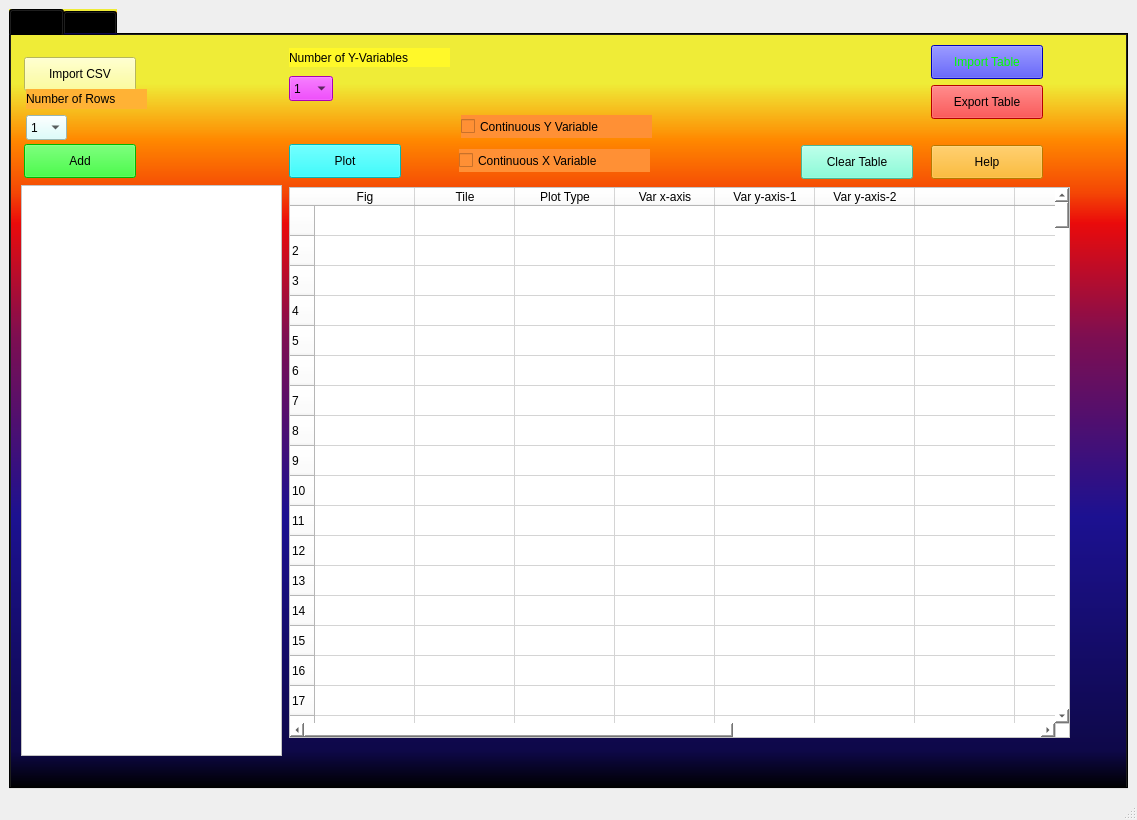
<?xml version="1.0" encoding="UTF-8"?>
<ui version="4.0">
 <class>MainWindow</class>
 <widget class="QMainWindow" name="MainWindow">
  <property name="geometry">
   <rect>
    <x>0</x>
    <y>0</y>
    <width>1137</width>
    <height>820</height>
   </rect>
  </property>
  <property name="windowTitle">
   <string>MainWindow</string>
  </property>
  <widget class="QWidget" name="centralwidget">
   <layout class="QGridLayout" name="gridLayout">
    <item row="0" column="0">
     <widget class="QTabWidget" name="tab_widget">
      <property name="styleSheet">
       <string notr="true">background-color: rgb(85, 170, 255);
background-color: qlineargradient(spread:pad, x1:0, y1:1, x2:0, y2:0, stop:0 rgba(0, 0, 0, 255), stop:0.05 rgba(14, 8, 73, 255), stop:0.36 rgba(28, 17, 145, 255), stop:0.6 rgba(126, 14, 81, 255), stop:0.75 rgba(234, 11, 11, 255), stop:0.79 rgba(244, 70, 5, 255), stop:0.86 rgba(255, 136, 0, 255), stop:0.935 rgba(239, 236, 55, 255));</string>
      </property>
      <property name="currentIndex">
       <number>0</number>
      </property>
      <widget class="QWidget" name="tab">
       <attribute name="title">
        <string>Tab 1</string>
       </attribute>
       <widget class="QPushButton" name="import_button">
        <property name="geometry">
         <rect>
          <x>13</x>
          <y>22</y>
          <width>112</width>
          <height>34</height>
         </rect>
        </property>
        <property name="sizePolicy">
         <sizepolicy hsizetype="Fixed" vsizetype="Fixed">
          <horstretch>0</horstretch>
          <verstretch>0</verstretch>
         </sizepolicy>
        </property>
        <property name="styleSheet">
         <string notr="true">background-color: rgb(255, 255, 127);</string>
        </property>
        <property name="text">
         <string>Import CSV</string>
        </property>
       </widget>
       <widget class="QPushButton" name="add_button">
        <property name="geometry">
         <rect>
          <x>13</x>
          <y>109</y>
          <width>112</width>
          <height>34</height>
         </rect>
        </property>
        <property name="sizePolicy">
         <sizepolicy hsizetype="Fixed" vsizetype="Fixed">
          <horstretch>0</horstretch>
          <verstretch>0</verstretch>
         </sizepolicy>
        </property>
        <property name="styleSheet">
         <string notr="true">background-color: rgb(0, 255, 0);
border-color: rgb(0, 0, 0);
gridline-color: rgb(0, 170, 255);</string>
        </property>
        <property name="text">
         <string>Add</string>
        </property>
       </widget>
       <widget class="QPushButton" name="plot_button">
        <property name="geometry">
         <rect>
          <x>278</x>
          <y>109</y>
          <width>112</width>
          <height>34</height>
         </rect>
        </property>
        <property name="sizePolicy">
         <sizepolicy hsizetype="Fixed" vsizetype="Fixed">
          <horstretch>0</horstretch>
          <verstretch>0</verstretch>
         </sizepolicy>
        </property>
        <property name="palette">
         <palette>
          <active>
           <colorrole role="WindowText">
            <brush brushstyle="SolidPattern">
             <color alpha="255">
              <red>0</red>
              <green>255</green>
              <blue>255</blue>
             </color>
            </brush>
           </colorrole>
           <colorrole role="Button">
            <brush brushstyle="SolidPattern">
             <color alpha="255">
              <red>0</red>
              <green>255</green>
              <blue>255</blue>
             </color>
            </brush>
           </colorrole>
           <colorrole role="Light">
            <brush brushstyle="SolidPattern">
             <color alpha="255">
              <red>0</red>
              <green>255</green>
              <blue>255</blue>
             </color>
            </brush>
           </colorrole>
           <colorrole role="Midlight">
            <brush brushstyle="SolidPattern">
             <color alpha="255">
              <red>0</red>
              <green>255</green>
              <blue>255</blue>
             </color>
            </brush>
           </colorrole>
           <colorrole role="BrightText">
            <brush brushstyle="SolidPattern">
             <color alpha="255">
              <red>0</red>
              <green>255</green>
              <blue>255</blue>
             </color>
            </brush>
           </colorrole>
           <colorrole role="Base">
            <brush brushstyle="SolidPattern">
             <color alpha="255">
              <red>0</red>
              <green>255</green>
              <blue>255</blue>
             </color>
            </brush>
           </colorrole>
           <colorrole role="Window">
            <brush brushstyle="SolidPattern">
             <color alpha="255">
              <red>0</red>
              <green>255</green>
              <blue>255</blue>
             </color>
            </brush>
           </colorrole>
           <colorrole role="AlternateBase">
            <brush brushstyle="SolidPattern">
             <color alpha="255">
              <red>0</red>
              <green>255</green>
              <blue>255</blue>
             </color>
            </brush>
           </colorrole>
          </active>
          <inactive>
           <colorrole role="WindowText">
            <brush brushstyle="SolidPattern">
             <color alpha="255">
              <red>0</red>
              <green>255</green>
              <blue>255</blue>
             </color>
            </brush>
           </colorrole>
           <colorrole role="Button">
            <brush brushstyle="SolidPattern">
             <color alpha="255">
              <red>0</red>
              <green>255</green>
              <blue>255</blue>
             </color>
            </brush>
           </colorrole>
           <colorrole role="Light">
            <brush brushstyle="SolidPattern">
             <color alpha="255">
              <red>0</red>
              <green>255</green>
              <blue>255</blue>
             </color>
            </brush>
           </colorrole>
           <colorrole role="Midlight">
            <brush brushstyle="SolidPattern">
             <color alpha="255">
              <red>0</red>
              <green>255</green>
              <blue>255</blue>
             </color>
            </brush>
           </colorrole>
           <colorrole role="BrightText">
            <brush brushstyle="SolidPattern">
             <color alpha="255">
              <red>0</red>
              <green>255</green>
              <blue>255</blue>
             </color>
            </brush>
           </colorrole>
           <colorrole role="Base">
            <brush brushstyle="SolidPattern">
             <color alpha="255">
              <red>0</red>
              <green>255</green>
              <blue>255</blue>
             </color>
            </brush>
           </colorrole>
           <colorrole role="Window">
            <brush brushstyle="SolidPattern">
             <color alpha="255">
              <red>0</red>
              <green>255</green>
              <blue>255</blue>
             </color>
            </brush>
           </colorrole>
           <colorrole role="AlternateBase">
            <brush brushstyle="SolidPattern">
             <color alpha="255">
              <red>0</red>
              <green>255</green>
              <blue>255</blue>
             </color>
            </brush>
           </colorrole>
          </inactive>
          <disabled>
           <colorrole role="WindowText">
            <brush brushstyle="SolidPattern">
             <color alpha="255">
              <red>120</red>
              <green>120</green>
              <blue>120</blue>
             </color>
            </brush>
           </colorrole>
           <colorrole role="Button">
            <brush brushstyle="SolidPattern">
             <color alpha="255">
              <red>0</red>
              <green>255</green>
              <blue>255</blue>
             </color>
            </brush>
           </colorrole>
           <colorrole role="Light">
            <brush brushstyle="SolidPattern">
             <color alpha="255">
              <red>0</red>
              <green>255</green>
              <blue>255</blue>
             </color>
            </brush>
           </colorrole>
           <colorrole role="Midlight">
            <brush brushstyle="SolidPattern">
             <color alpha="255">
              <red>0</red>
              <green>255</green>
              <blue>255</blue>
             </color>
            </brush>
           </colorrole>
           <colorrole role="BrightText">
            <brush brushstyle="SolidPattern">
             <color alpha="255">
              <red>0</red>
              <green>255</green>
              <blue>255</blue>
             </color>
            </brush>
           </colorrole>
           <colorrole role="Base">
            <brush brushstyle="SolidPattern">
             <color alpha="255">
              <red>0</red>
              <green>255</green>
              <blue>255</blue>
             </color>
            </brush>
           </colorrole>
           <colorrole role="Window">
            <brush brushstyle="SolidPattern">
             <color alpha="255">
              <red>0</red>
              <green>255</green>
              <blue>255</blue>
             </color>
            </brush>
           </colorrole>
           <colorrole role="AlternateBase">
            <brush brushstyle="SolidPattern">
             <color alpha="255">
              <red>0</red>
              <green>255</green>
              <blue>255</blue>
             </color>
            </brush>
           </colorrole>
          </disabled>
         </palette>
        </property>
        <property name="cursor">
         <cursorShape>ArrowCursor</cursorShape>
        </property>
        <property name="mouseTracking">
         <bool>false</bool>
        </property>
        <property name="styleSheet">
         <string notr="true">background-color: rgb(0, 255, 255);

font: 63 8pt &quot;Yu Gothic UI Semibold&quot;;</string>
        </property>
        <property name="text">
         <string>Plot</string>
        </property>
       </widget>
       <widget class="QListWidget" name="list_widget">
        <property name="geometry">
         <rect>
          <x>10</x>
          <y>150</y>
          <width>261</width>
          <height>571</height>
         </rect>
        </property>
        <property name="sizePolicy">
         <sizepolicy hsizetype="Fixed" vsizetype="MinimumExpanding">
          <horstretch>0</horstretch>
          <verstretch>0</verstretch>
         </sizepolicy>
        </property>
        <property name="styleSheet">
         <string notr="true">background-color: rgb(255, 255, 255);</string>
        </property>
        <property name="selectionMode">
         <enum>QAbstractItemView::MultiSelection</enum>
        </property>
       </widget>
       <widget class="QTableWidget" name="table_widget">
        <property name="geometry">
         <rect>
          <x>278</x>
          <y>152</y>
          <width>781</width>
          <height>551</height>
         </rect>
        </property>
        <property name="styleSheet">
         <string notr="true">background-color: rgb(255, 255, 255);
</string>
        </property>
        <property name="dragEnabled">
         <bool>false</bool>
        </property>
        <property name="rowCount">
         <number>500</number>
        </property>
        <row>
         <property name="text">
          <string/>
         </property>
        </row>
        <row/>
        <row/>
        <row/>
        <row/>
        <row/>
        <row/>
        <row/>
        <row/>
        <row/>
        <row/>
        <row/>
        <row/>
        <row/>
        <row/>
        <row/>
        <row/>
        <row/>
        <row/>
        <row/>
        <row/>
        <row/>
        <row/>
        <row/>
        <row/>
        <row/>
        <row/>
        <row/>
        <row/>
        <row/>
        <row/>
        <row/>
        <row/>
        <row/>
        <row/>
        <row/>
        <row/>
        <row/>
        <row/>
        <row/>
        <row/>
        <row/>
        <row/>
        <row/>
        <row/>
        <row/>
        <row/>
        <row/>
        <row/>
        <row/>
        <row/>
        <row/>
        <row/>
        <row/>
        <row/>
        <row/>
        <row/>
        <row/>
        <row/>
        <row/>
        <row/>
        <row/>
        <row/>
        <row/>
        <row/>
        <row/>
        <row/>
        <row/>
        <row/>
        <row/>
        <row/>
        <row/>
        <row/>
        <row/>
        <row/>
        <row/>
        <row/>
        <row/>
        <row/>
        <row/>
        <row/>
        <row/>
        <row/>
        <row/>
        <row/>
        <row/>
        <row/>
        <row/>
        <row/>
        <row/>
        <row/>
        <row/>
        <row/>
        <row/>
        <row/>
        <row/>
        <row/>
        <row/>
        <row/>
        <row/>
        <row/>
        <row/>
        <row/>
        <row/>
        <row/>
        <row/>
        <row/>
        <row/>
        <row/>
        <row/>
        <row/>
        <row/>
        <row/>
        <row/>
        <row/>
        <row/>
        <row/>
        <row/>
        <row/>
        <row/>
        <row/>
        <row/>
        <row/>
        <row/>
        <row/>
        <row/>
        <row/>
        <row/>
        <row/>
        <row/>
        <row/>
        <row/>
        <row/>
        <row/>
        <row/>
        <row/>
        <row/>
        <row/>
        <row/>
        <row/>
        <row/>
        <row/>
        <row/>
        <row/>
        <row/>
        <row/>
        <row/>
        <row/>
        <row/>
        <row/>
        <row/>
        <row/>
        <row/>
        <row/>
        <row/>
        <row/>
        <row/>
        <row/>
        <row/>
        <row/>
        <row/>
        <row/>
        <row/>
        <row/>
        <row/>
        <row/>
        <row/>
        <row/>
        <row/>
        <row/>
        <row/>
        <row/>
        <row/>
        <row/>
        <row/>
        <row/>
        <row/>
        <row/>
        <row/>
        <row/>
        <row/>
        <row/>
        <row/>
        <row/>
        <row/>
        <row/>
        <row/>
        <row/>
        <row/>
        <row/>
        <row/>
        <row/>
        <row/>
        <row/>
        <row/>
        <row/>
        <row/>
        <row/>
        <row/>
        <row/>
        <row/>
        <row/>
        <row/>
        <row/>
        <row/>
        <row/>
        <row/>
        <row/>
        <row/>
        <row/>
        <row/>
        <row/>
        <row/>
        <row/>
        <row/>
        <row/>
        <row/>
        <row/>
        <row/>
        <row/>
        <row/>
        <row/>
        <row/>
        <row/>
        <row/>
        <row/>
        <row/>
        <row/>
        <row/>
        <row/>
        <row/>
        <row/>
        <row/>
        <row/>
        <row/>
        <row/>
        <row/>
        <row/>
        <row/>
        <row/>
        <row/>
        <row/>
        <row/>
        <row/>
        <row/>
        <row/>
        <row/>
        <row/>
        <row/>
        <row/>
        <row/>
        <row/>
        <row/>
        <row/>
        <row/>
        <row/>
        <row/>
        <row/>
        <row/>
        <row/>
        <row/>
        <row/>
        <row/>
        <row/>
        <row/>
        <row/>
        <row/>
        <row/>
        <row/>
        <row/>
        <row/>
        <row/>
        <row/>
        <row/>
        <row/>
        <row/>
        <row/>
        <row/>
        <row/>
        <row/>
        <row/>
        <row/>
        <row/>
        <row/>
        <row/>
        <row/>
        <row/>
        <row/>
        <row/>
        <row/>
        <row/>
        <row/>
        <row/>
        <row/>
        <row/>
        <row/>
        <row/>
        <row/>
        <row/>
        <row/>
        <row/>
        <row/>
        <row/>
        <row/>
        <row/>
        <row/>
        <row/>
        <row/>
        <row/>
        <row/>
        <row/>
        <row/>
        <row/>
        <row/>
        <row/>
        <row/>
        <row/>
        <row/>
        <row/>
        <row/>
        <row/>
        <row/>
        <row/>
        <row/>
        <row/>
        <row/>
        <row/>
        <row/>
        <row/>
        <row/>
        <row/>
        <row/>
        <row/>
        <row/>
        <row/>
        <row/>
        <row/>
        <row/>
        <row/>
        <row/>
        <row/>
        <row/>
        <row/>
        <row/>
        <row/>
        <row/>
        <row/>
        <row/>
        <row/>
        <row/>
        <row/>
        <row/>
        <row/>
        <row/>
        <row/>
        <row/>
        <row/>
        <row/>
        <row/>
        <row/>
        <row/>
        <row/>
        <row/>
        <row/>
        <row/>
        <row/>
        <row/>
        <row/>
        <row/>
        <row/>
        <row/>
        <row/>
        <row/>
        <row/>
        <row/>
        <row/>
        <row/>
        <row/>
        <row/>
        <row/>
        <row/>
        <row/>
        <row/>
        <row/>
        <row/>
        <row/>
        <row/>
        <row/>
        <row/>
        <row/>
        <row/>
        <row/>
        <row/>
        <row/>
        <row/>
        <row/>
        <row/>
        <row/>
        <row/>
        <row/>
        <row/>
        <row/>
        <row/>
        <row/>
        <row/>
        <row/>
        <row/>
        <row/>
        <row/>
        <row/>
        <row/>
        <row/>
        <row/>
        <row/>
        <row/>
        <row/>
        <row/>
        <row/>
        <row/>
        <row/>
        <row/>
        <row/>
        <row/>
        <row/>
        <row/>
        <row/>
        <row/>
        <row/>
        <row/>
        <row/>
        <row/>
        <row/>
        <row/>
        <row/>
        <row/>
        <row/>
        <row/>
        <row/>
        <row/>
        <row/>
        <row/>
        <row/>
        <row/>
        <row/>
        <row/>
        <row/>
        <row/>
        <row/>
        <row/>
        <row/>
        <row/>
        <row/>
        <row/>
        <row/>
        <row/>
        <row/>
        <row/>
        <row/>
        <row/>
        <row/>
        <row/>
        <row/>
        <row/>
        <row/>
        <row/>
        <row/>
        <row/>
        <row/>
        <row/>
        <row/>
        <row/>
        <row/>
        <row/>
        <row/>
        <row/>
        <row/>
        <row/>
        <row/>
        <row/>
        <row/>
        <row/>
        <row/>
        <row/>
        <row/>
        <row/>
        <row/>
        <row/>
        <row/>
        <row/>
        <row/>
        <row/>
        <row/>
        <row/>
        <row/>
        <row/>
        <row/>
        <row/>
        <row/>
        <row/>
        <row/>
        <column>
         <property name="text">
          <string>Fig</string>
         </property>
        </column>
        <column>
         <property name="text">
          <string>Tile</string>
         </property>
        </column>
        <column>
         <property name="text">
          <string>Plot Type</string>
         </property>
        </column>
        <column>
         <property name="text">
          <string>Var x-axis</string>
         </property>
        </column>
        <column>
         <property name="text">
          <string>Var y-axis-1</string>
         </property>
        </column>
        <column>
         <property name="text">
          <string>Var y-axis-2</string>
         </property>
        </column>
        <column>
         <property name="text">
          <string/>
         </property>
        </column>
        <column>
         <property name="text">
          <string/>
         </property>
        </column>
        <column>
         <property name="text">
          <string/>
         </property>
        </column>
        <column>
         <property name="text">
          <string/>
         </property>
        </column>
        <column>
         <property name="text">
          <string/>
         </property>
        </column>
        <column>
         <property name="text">
          <string/>
         </property>
        </column>
        <item row="1" column="0">
         <property name="text">
          <string/>
         </property>
        </item>
        <item row="1" column="1">
         <property name="text">
          <string/>
         </property>
        </item>
        <item row="1" column="2">
         <property name="text">
          <string/>
         </property>
        </item>
        <item row="1" column="3">
         <property name="text">
          <string/>
         </property>
         <property name="flags">
          <set>ItemIsSelectable|ItemIsEditable|ItemIsDragEnabled|ItemIsUserCheckable|ItemIsEnabled</set>
         </property>
        </item>
        <item row="1" column="4">
         <property name="text">
          <string/>
         </property>
        </item>
        <item row="2" column="0">
         <property name="text">
          <string/>
         </property>
        </item>
        <item row="2" column="1">
         <property name="text">
          <string/>
         </property>
        </item>
        <item row="2" column="2">
         <property name="text">
          <string/>
         </property>
        </item>
        <item row="3" column="0">
         <property name="text">
          <string/>
         </property>
        </item>
        <item row="3" column="1">
         <property name="text">
          <string/>
         </property>
        </item>
        <item row="3" column="2">
         <property name="text">
          <string/>
         </property>
        </item>
        <item row="4" column="0">
         <property name="text">
          <string/>
         </property>
        </item>
        <item row="4" column="1">
         <property name="text">
          <string/>
         </property>
        </item>
        <item row="4" column="2">
         <property name="text">
          <string/>
         </property>
        </item>
        <item row="5" column="0">
         <property name="text">
          <string/>
         </property>
        </item>
        <item row="5" column="1">
         <property name="text">
          <string/>
         </property>
        </item>
        <item row="5" column="2">
         <property name="text">
          <string/>
         </property>
        </item>
        <item row="6" column="0">
         <property name="text">
          <string/>
         </property>
        </item>
        <item row="6" column="1">
         <property name="text">
          <string/>
         </property>
        </item>
        <item row="6" column="2">
         <property name="text">
          <string/>
         </property>
        </item>
        <item row="7" column="0">
         <property name="text">
          <string/>
         </property>
        </item>
        <item row="7" column="1">
         <property name="text">
          <string/>
         </property>
        </item>
        <item row="7" column="2">
         <property name="text">
          <string/>
         </property>
        </item>
        <item row="8" column="0">
         <property name="text">
          <string/>
         </property>
        </item>
        <item row="8" column="1">
         <property name="text">
          <string/>
         </property>
        </item>
        <item row="8" column="2">
         <property name="text">
          <string/>
         </property>
        </item>
        <item row="9" column="0">
         <property name="text">
          <string/>
         </property>
        </item>
        <item row="9" column="1">
         <property name="text">
          <string/>
         </property>
        </item>
        <item row="9" column="2">
         <property name="text">
          <string/>
         </property>
        </item>
        <item row="10" column="0">
         <property name="text">
          <string/>
         </property>
        </item>
        <item row="10" column="1">
         <property name="text">
          <string/>
         </property>
        </item>
        <item row="10" column="2">
         <property name="text">
          <string/>
         </property>
        </item>
        <item row="11" column="0">
         <property name="text">
          <string/>
         </property>
        </item>
        <item row="11" column="1">
         <property name="text">
          <string/>
         </property>
        </item>
        <item row="11" column="2">
         <property name="text">
          <string/>
         </property>
        </item>
        <item row="12" column="0">
         <property name="text">
          <string/>
         </property>
        </item>
        <item row="12" column="1">
         <property name="text">
          <string/>
         </property>
        </item>
        <item row="12" column="2">
         <property name="text">
          <string/>
         </property>
        </item>
        <item row="13" column="0">
         <property name="text">
          <string/>
         </property>
        </item>
        <item row="13" column="1">
         <property name="text">
          <string/>
         </property>
        </item>
        <item row="13" column="2">
         <property name="text">
          <string/>
         </property>
        </item>
        <item row="14" column="0">
         <property name="text">
          <string/>
         </property>
        </item>
        <item row="14" column="1">
         <property name="text">
          <string/>
         </property>
        </item>
        <item row="14" column="2">
         <property name="text">
          <string/>
         </property>
        </item>
        <item row="15" column="0">
         <property name="text">
          <string/>
         </property>
        </item>
        <item row="15" column="1">
         <property name="text">
          <string/>
         </property>
        </item>
        <item row="15" column="2">
         <property name="text">
          <string/>
         </property>
        </item>
        <item row="16" column="0">
         <property name="text">
          <string/>
         </property>
        </item>
        <item row="16" column="1">
         <property name="text">
          <string/>
         </property>
        </item>
       </widget>
       <widget class="QLabel" name="label">
        <property name="geometry">
         <rect>
          <x>278</x>
          <y>13</y>
          <width>161</width>
          <height>19</height>
         </rect>
        </property>
        <property name="styleSheet">
         <string notr="true">background-color: rgb(255, 255, 0);
background-color: rgb(255, 248, 41);</string>
        </property>
        <property name="text">
         <string>Number of Y-Variables</string>
        </property>
       </widget>
       <widget class="QCheckBox" name="Cont_X">
        <property name="geometry">
         <rect>
          <x>448</x>
          <y>114</y>
          <width>191</width>
          <height>23</height>
         </rect>
        </property>
        <property name="styleSheet">
         <string notr="true">
background-color: rgb(255, 144, 53);</string>
        </property>
        <property name="text">
         <string>Continuous X Variable</string>
        </property>
       </widget>
       <widget class="QComboBox" name="combo_box">
        <property name="geometry">
         <rect>
          <x>278</x>
          <y>41</y>
          <width>44</width>
          <height>25</height>
         </rect>
        </property>
        <property name="sizePolicy">
         <sizepolicy hsizetype="Fixed" vsizetype="Fixed">
          <horstretch>0</horstretch>
          <verstretch>0</verstretch>
         </sizepolicy>
        </property>
        <property name="styleSheet">
         <string notr="true">background-color: rgb(238, 0, 255);</string>
        </property>
        <item>
         <property name="text">
          <string>1</string>
         </property>
        </item>
        <item>
         <property name="text">
          <string>2</string>
         </property>
        </item>
       </widget>
       <widget class="QComboBox" name="fillCombo_box">
        <property name="geometry">
         <rect>
          <x>15</x>
          <y>80</y>
          <width>41</width>
          <height>25</height>
         </rect>
        </property>
        <property name="sizePolicy">
         <sizepolicy hsizetype="Maximum" vsizetype="Maximum">
          <horstretch>0</horstretch>
          <verstretch>0</verstretch>
         </sizepolicy>
        </property>
        <property name="styleSheet">
         <string notr="true">background-color: rgb(210, 255, 252);</string>
        </property>
        <item>
         <property name="text">
          <string>1</string>
         </property>
        </item>
        <item>
         <property name="text">
          <string>2</string>
         </property>
        </item>
        <item>
         <property name="text">
          <string>3</string>
         </property>
        </item>
        <item>
         <property name="text">
          <string>4</string>
         </property>
        </item>
       </widget>
       <widget class="QLabel" name="label_2">
        <property name="geometry">
         <rect>
          <x>15</x>
          <y>54</y>
          <width>121</width>
          <height>20</height>
         </rect>
        </property>
        <property name="styleSheet">
         <string notr="true">background-color: rgb(255, 178, 53);</string>
        </property>
        <property name="text">
         <string>Number of Rows</string>
        </property>
       </widget>
       <widget class="QPushButton" name="help_button">
        <property name="geometry">
         <rect>
          <x>920</x>
          <y>110</y>
          <width>112</width>
          <height>34</height>
         </rect>
        </property>
        <property name="styleSheet">
         <string notr="true">background-color: rgb(255, 170, 0);</string>
        </property>
        <property name="text">
         <string>Help</string>
        </property>
       </widget>
       <widget class="QPushButton" name="load_button">
        <property name="geometry">
         <rect>
          <x>920</x>
          <y>10</y>
          <width>112</width>
          <height>34</height>
         </rect>
        </property>
        <property name="styleSheet">
         <string notr="true">background-color: rgb(0, 0, 255);
color: rgb(0, 255, 0);</string>
        </property>
        <property name="text">
         <string>Import Table</string>
        </property>
       </widget>
       <widget class="QPushButton" name="export_button">
        <property name="geometry">
         <rect>
          <x>920</x>
          <y>50</y>
          <width>112</width>
          <height>34</height>
         </rect>
        </property>
        <property name="styleSheet">
         <string notr="true">background-color: rgb(255, 0, 0);</string>
        </property>
        <property name="text">
         <string>Export Table</string>
        </property>
       </widget>
       <widget class="QPushButton" name="clear_button">
        <property name="geometry">
         <rect>
          <x>790</x>
          <y>110</y>
          <width>112</width>
          <height>34</height>
         </rect>
        </property>
        <property name="styleSheet">
         <string notr="true">background-color: rgb(102, 255, 209);</string>
        </property>
        <property name="text">
         <string>Clear Table</string>
        </property>
       </widget>
       <widget class="QCheckBox" name="Cont_Y">
        <property name="geometry">
         <rect>
          <x>450</x>
          <y>80</y>
          <width>191</width>
          <height>23</height>
         </rect>
        </property>
        <property name="styleSheet">
         <string notr="true">
background-color: rgb(255, 144, 53);</string>
        </property>
        <property name="text">
         <string>Continuous Y Variable</string>
        </property>
       </widget>
      </widget>
      <widget class="QWidget" name="tab_2">
       <attribute name="title">
        <string>Tab 2</string>
       </attribute>
      </widget>
     </widget>
    </item>
   </layout>
  </widget>
  <widget class="QMenuBar" name="menubar">
   <property name="geometry">
    <rect>
     <x>0</x>
     <y>0</y>
     <width>1137</width>
     <height>31</height>
    </rect>
   </property>
  </widget>
  <widget class="QStatusBar" name="statusbar"/>
 </widget>
 <resources/>
 <connections/>
</ui>
